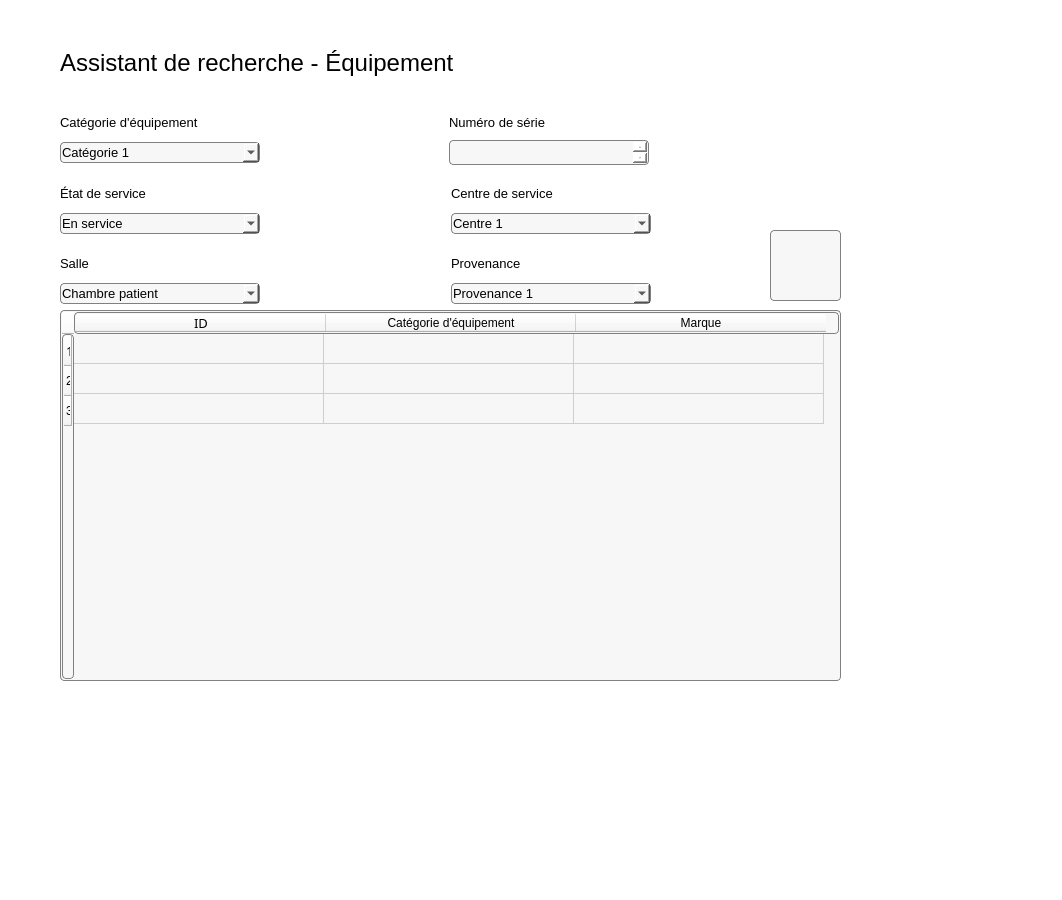
<?xml version="1.0" encoding="UTF-8"?>
<ui version="4.0">
 <class>MainWindow</class>
 <widget class="QMainWindow" name="MainWindow">
  <property name="geometry">
   <rect>
    <x>0</x>
    <y>0</y>
    <width>1062</width>
    <height>900</height>
   </rect>
  </property>
  <property name="minimumSize">
   <size>
    <width>900</width>
    <height>900</height>
   </size>
  </property>
  <property name="windowTitle">
   <string>MainWindow</string>
  </property>
  <property name="styleSheet">
   <string notr="true">background: white;</string>
  </property>
  <property name="iconSize">
   <size>
    <width>100</width>
    <height>100</height>
   </size>
  </property>
  <widget class="QWidget" name="centralwidget">
   <widget class="QWidget" name="gridLayoutWidget">
    <property name="geometry">
     <rect>
      <x>60</x>
      <y>30</y>
      <width>511</width>
      <height>66</height>
     </rect>
    </property>
    <layout class="QGridLayout" name="gridLayout">
     <item row="0" column="0" alignment="Qt::AlignLeft">
      <widget class="QLabel" name="labelTitre">
       <property name="minimumSize">
        <size>
         <width>400</width>
         <height>0</height>
        </size>
       </property>
       <property name="maximumSize">
        <size>
         <width>340</width>
         <height>16777215</height>
        </size>
       </property>
       <property name="font">
        <font>
         <family>MS Shell Dlg 2</family>
         <pointsize>18</pointsize>
        </font>
       </property>
       <property name="text">
        <string>Assistant de recherche - Équipement</string>
       </property>
      </widget>
     </item>
     <item row="0" column="2">
      <widget class="QLabel" name="label">
       <property name="maximumSize">
        <size>
         <width>100</width>
         <height>16777215</height>
        </size>
       </property>
       <property name="text">
        <string/>
       </property>
       <property name="pixmap">
        <pixmap>magnifier.png</pixmap>
       </property>
      </widget>
     </item>
    </layout>
   </widget>
   <widget class="QWidget" name="gridLayoutWidget_2">
    <property name="geometry">
     <rect>
      <x>60</x>
      <y>110</y>
      <width>771</width>
      <height>55</height>
     </rect>
    </property>
    <layout class="QGridLayout" name="gridLayout_2">
     <item row="1" column="0" alignment="Qt::AlignLeft">
      <widget class="QComboBox" name="comboBoxCategorieEquipement">
       <property name="minimumSize">
        <size>
         <width>200</width>
         <height>0</height>
        </size>
       </property>
       <property name="maximumSize">
        <size>
         <width>200</width>
         <height>16777215</height>
        </size>
       </property>
       <property name="font">
        <font>
         <family>MS Shell Dlg 2</family>
         <pointsize>10</pointsize>
        </font>
       </property>
       <property name="styleSheet">
        <string notr="true">padding: 1px;
border-style: solid;
border: 1px solid gray;
border-radius: 4px;
background:rgb(247, 247, 247)</string>
       </property>
       <item>
        <property name="text">
         <string>Catégorie 1</string>
        </property>
       </item>
       <item>
        <property name="text">
         <string>Catégorie 2</string>
        </property>
       </item>
       <item>
        <property name="text">
         <string>Catégorie 3</string>
        </property>
       </item>
      </widget>
     </item>
     <item row="1" column="1" alignment="Qt::AlignLeft">
      <widget class="QTextEdit" name="textEditNumeroSerie">
       <property name="maximumSize">
        <size>
         <width>200</width>
         <height>25</height>
        </size>
       </property>
       <property name="font">
        <font>
         <family>MS Shell Dlg 2</family>
         <pointsize>10</pointsize>
        </font>
       </property>
       <property name="styleSheet">
        <string notr="true">padding: 1px;
border-style: solid;
border: 1px solid gray;
border-radius: 4px;
background:rgb(247, 247, 247)</string>
       </property>
      </widget>
     </item>
     <item row="0" column="1">
      <widget class="QLabel" name="labelNumeroSerie">
       <property name="maximumSize">
        <size>
         <width>16777215</width>
         <height>40</height>
        </size>
       </property>
       <property name="font">
        <font>
         <family>MS Shell Dlg 2</family>
         <pointsize>10</pointsize>
        </font>
       </property>
       <property name="text">
        <string>Numéro de série</string>
       </property>
      </widget>
     </item>
     <item row="0" column="0">
      <widget class="QLabel" name="labelCategorieEquipement">
       <property name="font">
        <font>
         <family>MS Shell Dlg 2</family>
         <pointsize>10</pointsize>
        </font>
       </property>
       <property name="text">
        <string>Catégorie d'équipement</string>
       </property>
      </widget>
     </item>
    </layout>
   </widget>
   <widget class="QWidget" name="gridLayoutWidget_5">
    <property name="geometry">
     <rect>
      <x>60</x>
      <y>180</y>
      <width>591</width>
      <height>54</height>
     </rect>
    </property>
    <layout class="QGridLayout" name="gridLayout_5">
     <item row="1" column="0" alignment="Qt::AlignLeft">
      <widget class="QComboBox" name="comboBoxEtatService">
       <property name="minimumSize">
        <size>
         <width>200</width>
         <height>0</height>
        </size>
       </property>
       <property name="maximumSize">
        <size>
         <width>200</width>
         <height>16777215</height>
        </size>
       </property>
       <property name="font">
        <font>
         <family>MS Shell Dlg 2</family>
         <pointsize>10</pointsize>
        </font>
       </property>
       <property name="styleSheet">
        <string notr="true">padding: 1px;
border-style: solid;
border: 1px solid gray;
border-radius: 4px;
background:rgb(247, 247, 247)</string>
       </property>
       <item>
        <property name="text">
         <string>En service</string>
        </property>
       </item>
       <item>
        <property name="text">
         <string>En maintenance</string>
        </property>
       </item>
       <item>
        <property name="text">
         <string>Au rebus</string>
        </property>
       </item>
      </widget>
     </item>
     <item row="0" column="1">
      <widget class="QLabel" name="labelCentreService">
       <property name="maximumSize">
        <size>
         <width>16777215</width>
         <height>40</height>
        </size>
       </property>
       <property name="font">
        <font>
         <family>MS Shell Dlg 2</family>
         <pointsize>10</pointsize>
        </font>
       </property>
       <property name="text">
        <string>Centre de service</string>
       </property>
      </widget>
     </item>
     <item row="0" column="0">
      <widget class="QLabel" name="labelEtatService">
       <property name="font">
        <font>
         <family>MS Sans Serif</family>
         <pointsize>10</pointsize>
        </font>
       </property>
       <property name="text">
        <string>État de service</string>
       </property>
      </widget>
     </item>
     <item row="1" column="1">
      <widget class="QComboBox" name="comboBoxCentreService">
       <property name="maximumSize">
        <size>
         <width>200</width>
         <height>16777215</height>
        </size>
       </property>
       <property name="font">
        <font>
         <family>MS Shell Dlg 2</family>
         <pointsize>10</pointsize>
        </font>
       </property>
       <property name="styleSheet">
        <string notr="true">padding: 1px;
border-style: solid;
border: 1px solid gray;
border-radius: 4px;
background:rgb(247, 247, 247)</string>
       </property>
       <item>
        <property name="text">
         <string>Centre 1</string>
        </property>
       </item>
       <item>
        <property name="text">
         <string>Centre 2</string>
        </property>
       </item>
       <item>
        <property name="text">
         <string>Centre 3</string>
        </property>
       </item>
      </widget>
     </item>
    </layout>
   </widget>
   <widget class="QWidget" name="gridLayoutWidget_6">
    <property name="geometry">
     <rect>
      <x>60</x>
      <y>250</y>
      <width>591</width>
      <height>54</height>
     </rect>
    </property>
    <layout class="QGridLayout" name="gridLayout_6">
     <item row="0" column="0">
      <widget class="QLabel" name="labelSalle">
       <property name="font">
        <font>
         <family>MS Shell Dlg 2</family>
         <pointsize>10</pointsize>
        </font>
       </property>
       <property name="text">
        <string>Salle</string>
       </property>
      </widget>
     </item>
     <item row="0" column="1">
      <widget class="QLabel" name="labelProvenance">
       <property name="maximumSize">
        <size>
         <width>16777215</width>
         <height>40</height>
        </size>
       </property>
       <property name="font">
        <font>
         <family>MS Shell Dlg 2</family>
         <pointsize>10</pointsize>
        </font>
       </property>
       <property name="text">
        <string>Provenance</string>
       </property>
      </widget>
     </item>
     <item row="1" column="1">
      <widget class="QComboBox" name="comboBoxProvenance">
       <property name="maximumSize">
        <size>
         <width>200</width>
         <height>16777215</height>
        </size>
       </property>
       <property name="font">
        <font>
         <family>MS Shell Dlg 2</family>
         <pointsize>10</pointsize>
        </font>
       </property>
       <property name="styleSheet">
        <string notr="true">padding: 1px;
border-style: solid;
border: 1px solid gray;
border-radius: 4px;
background:rgb(247, 247, 247)</string>
       </property>
       <item>
        <property name="text">
         <string>Provenance 1</string>
        </property>
       </item>
       <item>
        <property name="text">
         <string>Provenance 2</string>
        </property>
       </item>
       <item>
        <property name="text">
         <string>Provenance 3</string>
        </property>
       </item>
      </widget>
     </item>
     <item row="1" column="0" alignment="Qt::AlignLeft">
      <widget class="QComboBox" name="comboBoxSalle">
       <property name="minimumSize">
        <size>
         <width>200</width>
         <height>0</height>
        </size>
       </property>
       <property name="maximumSize">
        <size>
         <width>200</width>
         <height>16777215</height>
        </size>
       </property>
       <property name="font">
        <font>
         <family>MS Shell Dlg 2</family>
         <pointsize>10</pointsize>
        </font>
       </property>
       <property name="styleSheet">
        <string notr="true">padding: 1px;
border-style: solid;
border: 1px solid gray;
border-radius: 4px;
background:rgb(247, 247, 247)</string>
       </property>
       <item>
        <property name="text">
         <string>Chambre patient</string>
        </property>
       </item>
       <item>
        <property name="text">
         <string>Salle d'opération</string>
        </property>
       </item>
       <item>
        <property name="text">
         <string>Salle de réunion</string>
        </property>
       </item>
      </widget>
     </item>
    </layout>
   </widget>
   <widget class="QPushButton" name="boutonActualiser">
    <property name="geometry">
     <rect>
      <x>770</x>
      <y>230</y>
      <width>71</width>
      <height>71</height>
     </rect>
    </property>
    <property name="styleSheet">
     <string notr="true">padding: 1px;
border-style: solid;
border: 1px solid gray;
border-radius: 4px;
background:rgb(247, 247, 247)</string>
    </property>
    <property name="text">
     <string/>
    </property>
    <property name="icon">
     <iconset>
      <normaloff>refresh-button.png</normaloff>refresh-button.png</iconset>
    </property>
    <property name="iconSize">
     <size>
      <width>50</width>
      <height>50</height>
     </size>
    </property>
   </widget>
   <widget class="QTableWidget" name="tableResultats">
    <property name="geometry">
     <rect>
      <x>60</x>
      <y>310</y>
      <width>781</width>
      <height>371</height>
     </rect>
    </property>
    <property name="minimumSize">
     <size>
      <width>200</width>
      <height>0</height>
     </size>
    </property>
    <property name="font">
     <font>
      <family>MS Shell Dlg 2</family>
      <pointsize>10</pointsize>
     </font>
    </property>
    <property name="styleSheet">
     <string notr="true">padding: 1px;
border-style: solid;
border: 1px solid gray;
border-radius: 4px;
background:rgb(247, 247, 247)</string>
    </property>
    <property name="lineWidth">
     <number>10</number>
    </property>
    <property name="midLineWidth">
     <number>9</number>
    </property>
    <attribute name="horizontalHeaderDefaultSectionSize">
     <number>250</number>
    </attribute>
    <attribute name="horizontalHeaderMinimumSectionSize">
     <number>20</number>
    </attribute>
    <attribute name="verticalHeaderDefaultSectionSize">
     <number>30</number>
    </attribute>
    <attribute name="verticalHeaderMinimumSectionSize">
     <number>20</number>
    </attribute>
    <attribute name="verticalHeaderShowSortIndicator" stdset="0">
     <bool>false</bool>
    </attribute>
    <attribute name="verticalHeaderStretchLastSection">
     <bool>false</bool>
    </attribute>
    <row>
     <property name="text">
      <string>1</string>
     </property>
     <property name="font">
      <font>
       <family>MS Reference Sans Serif</family>
       <pointsize>10</pointsize>
      </font>
     </property>
    </row>
    <row>
     <property name="text">
      <string>2</string>
     </property>
    </row>
    <row>
     <property name="text">
      <string>3</string>
     </property>
    </row>
    <column>
     <property name="text">
      <string>ID</string>
     </property>
     <property name="font">
      <font>
       <family>MS Reference Sans Serif</family>
       <pointsize>10</pointsize>
      </font>
     </property>
    </column>
    <column>
     <property name="text">
      <string>Catégorie d'équipement</string>
     </property>
    </column>
    <column>
     <property name="text">
      <string>Marque</string>
     </property>
    </column>
   </widget>
  </widget>
  <widget class="QMenuBar" name="menubar">
   <property name="geometry">
    <rect>
     <x>0</x>
     <y>0</y>
     <width>1062</width>
     <height>21</height>
    </rect>
   </property>
  </widget>
  <widget class="QStatusBar" name="statusbar"/>
 </widget>
 <resources/>
 <connections/>
</ui>
